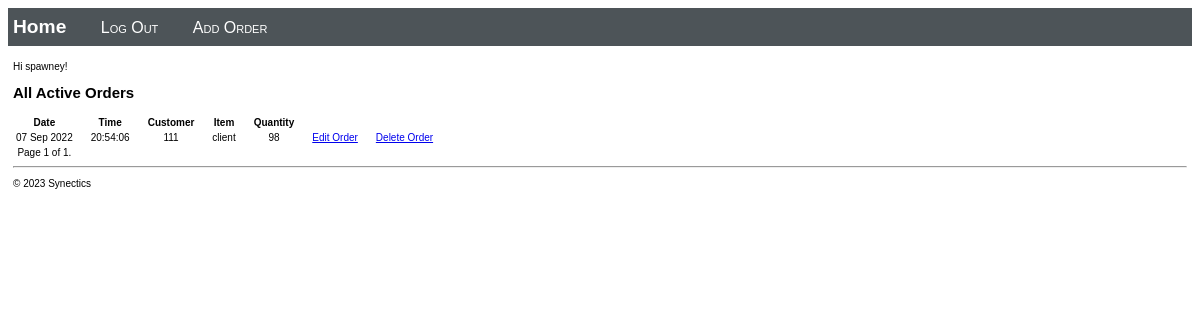
Page / (signed in) on the earlier database version.
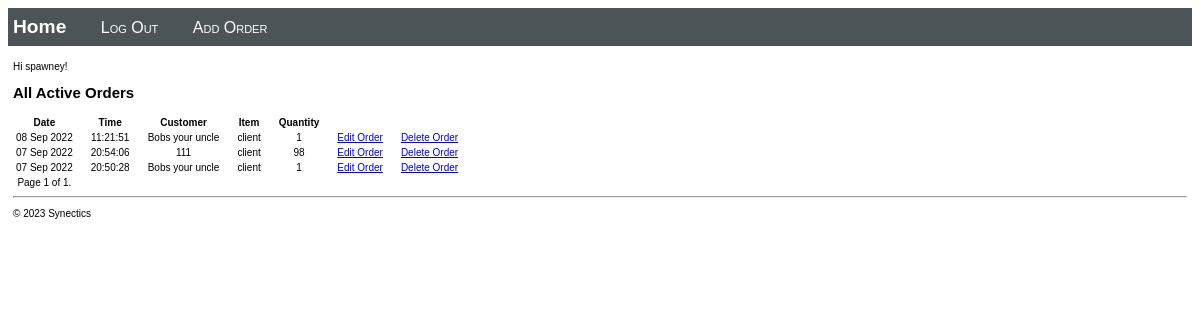
Same page on the later database version.
### customerdatabase/models.py (models this page shows, shortened)
class CustomerOrderEntry(models.Model):
    customerName = models.CharField("Customer Name", max_length=200)
    entryDate = models.DateTimeField("date added")
    customerOrder = models.ForeignKey(CustomerOrderDetails, on_delete=models.CASCADE)

class CustomerOrderDetails(models.Model):
    orderItem = models.CharField("Item", max_length=6, choices=ORDER_CHOICES, default='client')
    quantity = models.PositiveIntegerField("Quantity")

### customerdatabase/views.py (the view)
class HomeListView(ListView):
    model = CustomerOrderEntry
    paginate_by = 10
    def get_context_data(self, **kwargs):
        context = super(HomeListView, self).get_context_data(**kwargs)
        return context

### customerdatabase/templates/customerdatabase/home.html (shortened to what this page needs)
{% extends "customerdatabase/layout.html" %}
{% block content %}
{% if user.is_authenticated %}
    {% if user.is_staff %}
    <p>Hi {{ user.username }}!</p>
        <h2>All Active Orders</h2>
        {% if message_list %}
            <table class="message_list">
                <thead>
                <tr>
                    <th>Date</th>
                    <th>Time</th>
                    <th>Customer</th>
                    <th>Item</th>
                    <th>Quantity</th>
                </tr>
                </thead>
                <tbody>
                {% for message in message_list %}
                    <tr>
                        <td>{{ message.entryDate | date:'d M Y' }}</td>
                        <td>{{ message.entryDate | time:'H:i:s' }}</td>
                        <td>
                            {{ message.customerName }}
                        </td>
                        <td>{{ message.customerOrder.orderItem }}</td>
                        <td>{{ message.customerOrder.quantity }}</td>
                        <td><a href="{% url 'update' message.id %}" class="save btn btn-default">Edit Order</a></td>
                        {% if user.is_superuser%}
                        <td><a href="{% url 'delete' message.id %}" class="save btn btn-default">Delete Order</a></td>
                        {% endif %}
                    </tr>
                {% endfor %}
                <tr class="pagination">
                    <td class="">
                        <span>Page {{ page_obj.number }} of {{ page_obj.paginator.num_pages }}.</span>
                    </td>
                    </tr>
                </tbody>
            </table>
        {% else %}
            <p>No orders have been logged. Use the <a href="{% url 'order' %}">Order form</a>.</p>
        {% endif %}
    {% else %}
    <p>You are not staff. Please Log In as staff to continue.</p>
    {% endif %}
{% else %}
<p>You are not logged in. Please Log In to continue.</p>
<a class="nav-link" href="{% url 'login' %}"> Log In </a>
{% endif %}
{% endblock %}

Differences in the rows shown:
added CustomerOrderEntry: entryDate "08 Sep 2022", entryDate "11:21:51", customerName "Bobs your uncle", customerOrder.orderItem "client", customerOrder.quantity "1"
added CustomerOrderEntry: entryDate "07 Sep 2022", entryDate "20:50:28", customerName "Bobs your uncle", customerOrder.orderItem "client", customerOrder.quantity "1"
